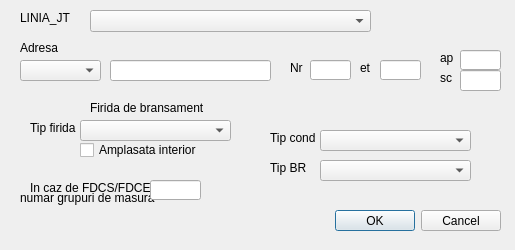
<?xml version="1.0" encoding="UTF-8"?>
<ui version="4.0">
 <class>BRANS_FIRIDA_GRUP_MASURA</class>
 <widget class="QDialog" name="BRANS_FIRIDA_GRUP_MASURA">
  <property name="geometry">
   <rect>
    <x>0</x>
    <y>0</y>
    <width>515</width>
    <height>250</height>
   </rect>
  </property>
  <property name="sizePolicy">
   <sizepolicy hsizetype="Fixed" vsizetype="Fixed">
    <horstretch>0</horstretch>
    <verstretch>0</verstretch>
   </sizepolicy>
  </property>
  <property name="minimumSize">
   <size>
    <width>515</width>
    <height>250</height>
   </size>
  </property>
  <property name="maximumSize">
   <size>
    <width>515</width>
    <height>250</height>
   </size>
  </property>
  <property name="windowTitle">
   <string>Dialog</string>
  </property>
  <widget class="QDialogButtonBox" name="buttonBox">
   <property name="geometry">
    <rect>
     <x>200</x>
     <y>210</y>
     <width>301</width>
     <height>21</height>
    </rect>
   </property>
   <property name="sizePolicy">
    <sizepolicy hsizetype="Fixed" vsizetype="Fixed">
     <horstretch>0</horstretch>
     <verstretch>0</verstretch>
    </sizepolicy>
   </property>
   <property name="orientation">
    <enum>Qt::Horizontal</enum>
   </property>
   <property name="standardButtons">
    <set>QDialogButtonBox::Cancel|QDialogButtonBox::Ok</set>
   </property>
  </widget>
  <widget class="QLabel" name="label_2">
   <property name="geometry">
    <rect>
     <x>20</x>
     <y>10</y>
     <width>51</width>
     <height>16</height>
    </rect>
   </property>
   <property name="sizePolicy">
    <sizepolicy hsizetype="Fixed" vsizetype="Fixed">
     <horstretch>0</horstretch>
     <verstretch>0</verstretch>
    </sizepolicy>
   </property>
   <property name="text">
    <string>LINIA_JT</string>
   </property>
  </widget>
  <widget class="QComboBox" name="LINIA_JT">
   <property name="geometry">
    <rect>
     <x>90</x>
     <y>10</y>
     <width>281</width>
     <height>22</height>
    </rect>
   </property>
   <property name="sizePolicy">
    <sizepolicy hsizetype="Fixed" vsizetype="Fixed">
     <horstretch>0</horstretch>
     <verstretch>0</verstretch>
    </sizepolicy>
   </property>
  </widget>
  <widget class="QLineEdit" name="STR">
   <property name="geometry">
    <rect>
     <x>110</x>
     <y>60</y>
     <width>161</width>
     <height>21</height>
    </rect>
   </property>
   <property name="sizePolicy">
    <sizepolicy hsizetype="Fixed" vsizetype="Fixed">
     <horstretch>0</horstretch>
     <verstretch>0</verstretch>
    </sizepolicy>
   </property>
  </widget>
  <widget class="QLabel" name="label_5">
   <property name="geometry">
    <rect>
     <x>20</x>
     <y>40</y>
     <width>41</width>
     <height>16</height>
    </rect>
   </property>
   <property name="sizePolicy">
    <sizepolicy hsizetype="Fixed" vsizetype="Fixed">
     <horstretch>0</horstretch>
     <verstretch>0</verstretch>
    </sizepolicy>
   </property>
   <property name="text">
    <string>Adresa</string>
   </property>
  </widget>
  <widget class="QComboBox" name="TIP_STR">
   <property name="geometry">
    <rect>
     <x>20</x>
     <y>60</y>
     <width>81</width>
     <height>21</height>
    </rect>
   </property>
   <property name="sizePolicy">
    <sizepolicy hsizetype="Fixed" vsizetype="Fixed">
     <horstretch>0</horstretch>
     <verstretch>0</verstretch>
    </sizepolicy>
   </property>
  </widget>
  <widget class="QLabel" name="label_6">
   <property name="geometry">
    <rect>
     <x>290</x>
     <y>60</y>
     <width>21</width>
     <height>16</height>
    </rect>
   </property>
   <property name="sizePolicy">
    <sizepolicy hsizetype="Fixed" vsizetype="Fixed">
     <horstretch>0</horstretch>
     <verstretch>0</verstretch>
    </sizepolicy>
   </property>
   <property name="text">
    <string>Nr</string>
   </property>
  </widget>
  <widget class="QLineEdit" name="NR_IMOB">
   <property name="geometry">
    <rect>
     <x>310</x>
     <y>60</y>
     <width>41</width>
     <height>20</height>
    </rect>
   </property>
   <property name="sizePolicy">
    <sizepolicy hsizetype="Fixed" vsizetype="Fixed">
     <horstretch>0</horstretch>
     <verstretch>0</verstretch>
    </sizepolicy>
   </property>
  </widget>
  <widget class="QLabel" name="label_11">
   <property name="geometry">
    <rect>
     <x>90</x>
     <y>100</y>
     <width>131</width>
     <height>16</height>
    </rect>
   </property>
   <property name="sizePolicy">
    <sizepolicy hsizetype="Fixed" vsizetype="Fixed">
     <horstretch>0</horstretch>
     <verstretch>0</verstretch>
    </sizepolicy>
   </property>
   <property name="text">
    <string>Firida de bransament</string>
   </property>
  </widget>
  <widget class="QLabel" name="label_14">
   <property name="geometry">
    <rect>
     <x>30</x>
     <y>180</y>
     <width>131</width>
     <height>16</height>
    </rect>
   </property>
   <property name="sizePolicy">
    <sizepolicy hsizetype="Fixed" vsizetype="Fixed">
     <horstretch>0</horstretch>
     <verstretch>0</verstretch>
    </sizepolicy>
   </property>
   <property name="text">
    <string>In caz de FDCS/FDCE</string>
   </property>
  </widget>
  <widget class="QLabel" name="label_15">
   <property name="geometry">
    <rect>
     <x>20</x>
     <y>190</y>
     <width>161</width>
     <height>16</height>
    </rect>
   </property>
   <property name="sizePolicy">
    <sizepolicy hsizetype="Fixed" vsizetype="Fixed">
     <horstretch>0</horstretch>
     <verstretch>0</verstretch>
    </sizepolicy>
   </property>
   <property name="text">
    <string>numar grupuri de masura</string>
   </property>
  </widget>
  <widget class="QLineEdit" name="OBS">
   <property name="geometry">
    <rect>
     <x>150</x>
     <y>180</y>
     <width>51</width>
     <height>20</height>
    </rect>
   </property>
   <property name="sizePolicy">
    <sizepolicy hsizetype="Fixed" vsizetype="Fixed">
     <horstretch>0</horstretch>
     <verstretch>0</verstretch>
    </sizepolicy>
   </property>
  </widget>
  <widget class="QCheckBox" name="LIM_PROP">
   <property name="geometry">
    <rect>
     <x>80</x>
     <y>140</y>
     <width>129</width>
     <height>20</height>
    </rect>
   </property>
   <property name="sizePolicy">
    <sizepolicy hsizetype="Fixed" vsizetype="Fixed">
     <horstretch>0</horstretch>
     <verstretch>0</verstretch>
    </sizepolicy>
   </property>
   <property name="text">
    <string>Amplasata interior</string>
   </property>
  </widget>
  <widget class="QComboBox" name="TIP_FIRI_BR">
   <property name="geometry">
    <rect>
     <x>80</x>
     <y>120</y>
     <width>151</width>
     <height>21</height>
    </rect>
   </property>
   <property name="sizePolicy">
    <sizepolicy hsizetype="Fixed" vsizetype="Fixed">
     <horstretch>0</horstretch>
     <verstretch>0</verstretch>
    </sizepolicy>
   </property>
  </widget>
  <widget class="QLabel" name="label_12">
   <property name="geometry">
    <rect>
     <x>30</x>
     <y>120</y>
     <width>51</width>
     <height>16</height>
    </rect>
   </property>
   <property name="sizePolicy">
    <sizepolicy hsizetype="Fixed" vsizetype="Fixed">
     <horstretch>0</horstretch>
     <verstretch>0</verstretch>
    </sizepolicy>
   </property>
   <property name="text">
    <string>Tip firida</string>
   </property>
  </widget>
  <widget class="QLabel" name="label_19">
   <property name="geometry">
    <rect>
     <x>270</x>
     <y>130</y>
     <width>51</width>
     <height>16</height>
    </rect>
   </property>
   <property name="sizePolicy">
    <sizepolicy hsizetype="Fixed" vsizetype="Fixed">
     <horstretch>0</horstretch>
     <verstretch>0</verstretch>
    </sizepolicy>
   </property>
   <property name="text">
    <string>Tip cond</string>
   </property>
  </widget>
  <widget class="QComboBox" name="TIP_COND">
   <property name="geometry">
    <rect>
     <x>320</x>
     <y>130</y>
     <width>151</width>
     <height>21</height>
    </rect>
   </property>
   <property name="sizePolicy">
    <sizepolicy hsizetype="Fixed" vsizetype="Fixed">
     <horstretch>0</horstretch>
     <verstretch>0</verstretch>
    </sizepolicy>
   </property>
  </widget>
  <widget class="QLabel" name="label_100">
   <property name="geometry">
    <rect>
     <x>270</x>
     <y>160</y>
     <width>51</width>
     <height>16</height>
    </rect>
   </property>
   <property name="sizePolicy">
    <sizepolicy hsizetype="Fixed" vsizetype="Fixed">
     <horstretch>0</horstretch>
     <verstretch>0</verstretch>
    </sizepolicy>
   </property>
   <property name="text">
    <string>Tip BR</string>
   </property>
  </widget>
  <widget class="QComboBox" name="TIP_BR">
   <property name="geometry">
    <rect>
     <x>320</x>
     <y>160</y>
     <width>151</width>
     <height>21</height>
    </rect>
   </property>
   <property name="sizePolicy">
    <sizepolicy hsizetype="Fixed" vsizetype="Fixed">
     <horstretch>0</horstretch>
     <verstretch>0</verstretch>
    </sizepolicy>
   </property>
  </widget>
  <widget class="QLabel" name="label_10">
   <property name="geometry">
    <rect>
     <x>360</x>
     <y>60</y>
     <width>16</width>
     <height>16</height>
    </rect>
   </property>
   <property name="sizePolicy">
    <sizepolicy hsizetype="Fixed" vsizetype="Fixed">
     <horstretch>0</horstretch>
     <verstretch>0</verstretch>
    </sizepolicy>
   </property>
   <property name="text">
    <string>et</string>
   </property>
  </widget>
  <widget class="QLineEdit" name="SCARA">
   <property name="geometry">
    <rect>
     <x>460</x>
     <y>70</y>
     <width>41</width>
     <height>21</height>
    </rect>
   </property>
   <property name="sizePolicy">
    <sizepolicy hsizetype="Fixed" vsizetype="Fixed">
     <horstretch>0</horstretch>
     <verstretch>0</verstretch>
    </sizepolicy>
   </property>
  </widget>
  <widget class="QLineEdit" name="AP">
   <property name="geometry">
    <rect>
     <x>460</x>
     <y>50</y>
     <width>41</width>
     <height>20</height>
    </rect>
   </property>
   <property name="sizePolicy">
    <sizepolicy hsizetype="Fixed" vsizetype="Fixed">
     <horstretch>0</horstretch>
     <verstretch>0</verstretch>
    </sizepolicy>
   </property>
  </widget>
  <widget class="QLabel" name="label_16">
   <property name="geometry">
    <rect>
     <x>440</x>
     <y>70</y>
     <width>16</width>
     <height>16</height>
    </rect>
   </property>
   <property name="sizePolicy">
    <sizepolicy hsizetype="Fixed" vsizetype="Fixed">
     <horstretch>0</horstretch>
     <verstretch>0</verstretch>
    </sizepolicy>
   </property>
   <property name="text">
    <string>sc</string>
   </property>
  </widget>
  <widget class="QLineEdit" name="ETAJ">
   <property name="geometry">
    <rect>
     <x>380</x>
     <y>60</y>
     <width>41</width>
     <height>20</height>
    </rect>
   </property>
   <property name="sizePolicy">
    <sizepolicy hsizetype="Fixed" vsizetype="Fixed">
     <horstretch>0</horstretch>
     <verstretch>0</verstretch>
    </sizepolicy>
   </property>
  </widget>
  <widget class="QLabel" name="label_9">
   <property name="geometry">
    <rect>
     <x>440</x>
     <y>50</y>
     <width>16</width>
     <height>16</height>
    </rect>
   </property>
   <property name="sizePolicy">
    <sizepolicy hsizetype="Fixed" vsizetype="Fixed">
     <horstretch>0</horstretch>
     <verstretch>0</verstretch>
    </sizepolicy>
   </property>
   <property name="text">
    <string>ap</string>
   </property>
  </widget>
 </widget>
 <resources/>
 <connections>
  <connection>
   <sender>buttonBox</sender>
   <signal>accepted()</signal>
   <receiver>BRANS_FIRIDA_GRUP_MASURA</receiver>
   <slot>accept()</slot>
   <hints>
    <hint type="sourcelabel">
     <x>248</x>
     <y>254</y>
    </hint>
    <hint type="destinationlabel">
     <x>157</x>
     <y>274</y>
    </hint>
   </hints>
  </connection>
  <connection>
   <sender>buttonBox</sender>
   <signal>rejected()</signal>
   <receiver>BRANS_FIRIDA_GRUP_MASURA</receiver>
   <slot>reject()</slot>
   <hints>
    <hint type="sourcelabel">
     <x>316</x>
     <y>260</y>
    </hint>
    <hint type="destinationlabel">
     <x>286</x>
     <y>274</y>
    </hint>
   </hints>
  </connection>
 </connections>
</ui>
